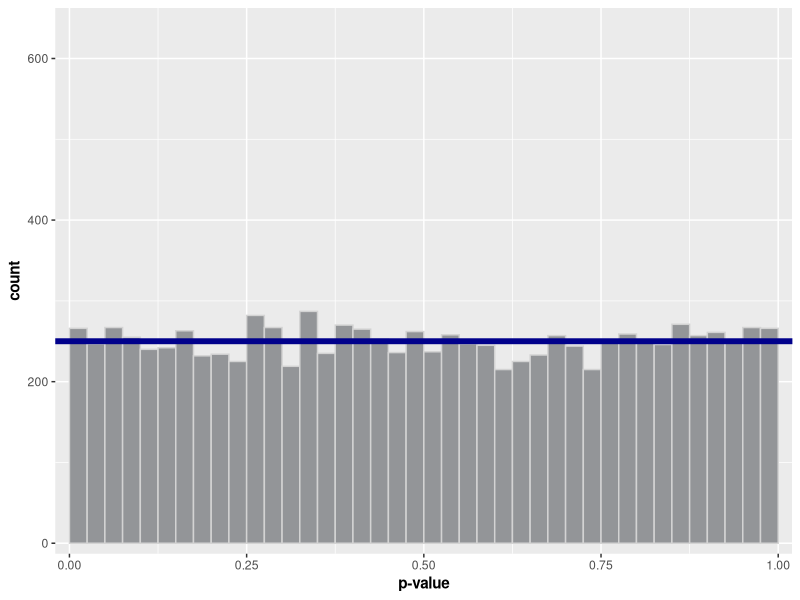
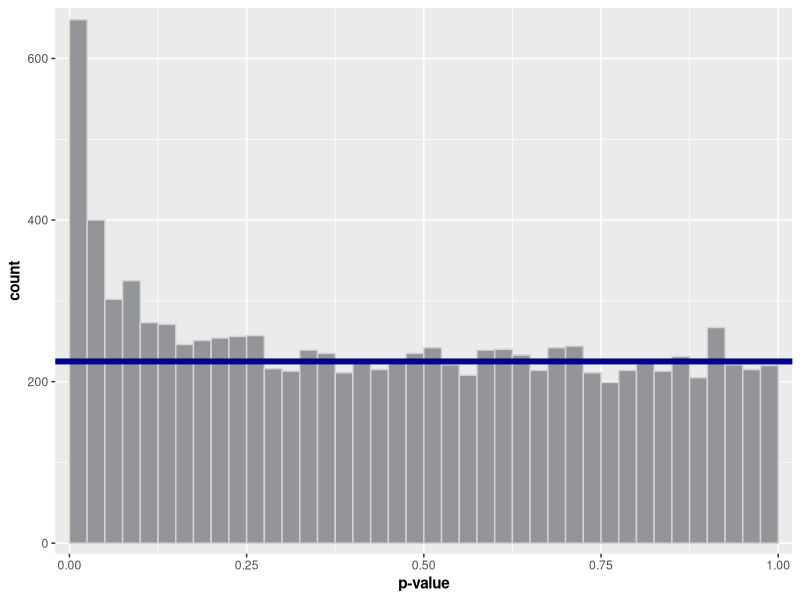
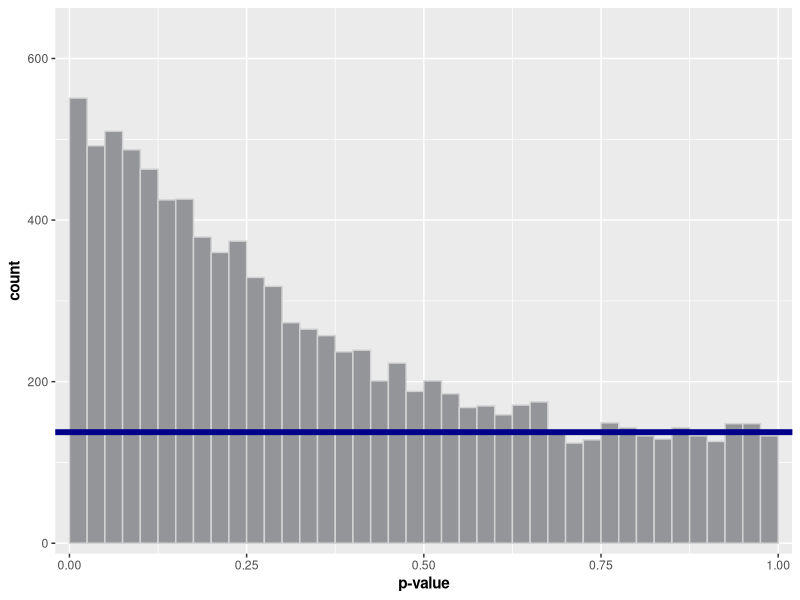
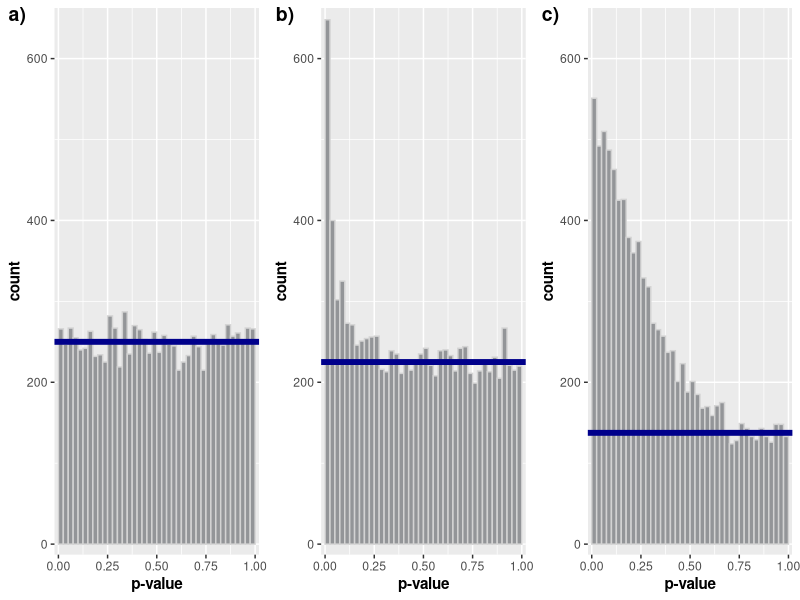

Write the R code that produced these figures, in order.
## ---- chunk 1
library("ggplot2")
library("cowplot")
## ---- chunk 2
set.seed(1)

m <- 10000
binwidth <- 0.025

# generic function to add some properties to gg histograms
gg_hist_aesthetic <-  function(gg_obj) {
    gg_obj + scale_x_continuous(expand = c(0.02, 0)) + 
             scale_y_continuous(expand = c(0.02, 0), limits=c(0,650)) + 
             xlab("p-value")+
             theme(axis.title = element_text(face="bold") )
}
## ---- chunk 3
pv_unif <- data.frame(pvalue=runif(m))
gg_unif <- ggplot(pv_unif, aes(x=pvalue)) + 
            geom_histogram(binwidth = binwidth, boundary = 0, colour="lightgrey", fill="#939598") +
            geom_hline(yintercept=m*binwidth, size=2, col="darkblue")
gg_unif <- gg_hist_aesthetic(gg_unif)
 

gg_unif
## ---- chunk 4
pv_beta_1 <- data.frame(pvalue=c(runif(9000), rbeta(1000,0.5,7)))

gg_beta_1 <- ggplot(pv_beta_1, aes(x=pvalue)) + 
              geom_histogram(binwidth = binwidth, boundary = 0, colour="lightgrey", fill="#939598") +
              geom_hline(yintercept=9000*binwidth, size=2, col="darkblue")
gg_beta_1 <- gg_hist_aesthetic(gg_beta_1)
gg_beta_1
## ---- chunk 5
pv_beta_2 <- data.frame(pvalue=c(runif(5500), rbeta(4500,1,4)))

gg_beta_2 <- ggplot(pv_beta_2, aes(x=pvalue)) + 
              geom_histogram(binwidth = binwidth, boundary = 0, colour="lightgrey", fill="#939598") +
              geom_hline(yintercept=5500*binwidth, size=2, col="darkblue")
gg_beta_2 <- gg_hist_aesthetic(gg_beta_2)
gg_beta_2
## ---- chunk 6
gg_stratified <- plot_grid(gg_unif, gg_beta_1, gg_beta_2,
                         nrow=1,
                         labels=c("a)", "b)", "c)"))
gg_stratified
